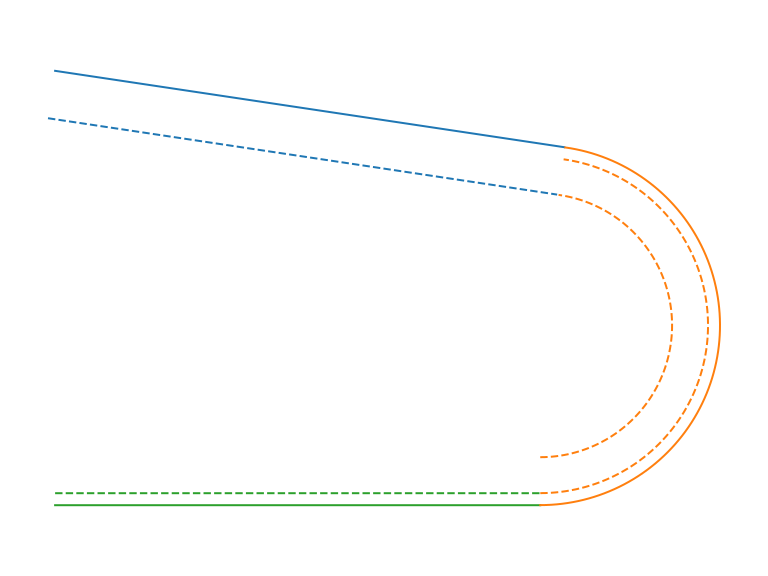

Write the Python code that produced this figure.
import matplotlib.pyplot as plt
import numpy as np

fig, ax = plt.subplots(figsize=(7,5))
ax.set_aspect("equal", "box")
ax.axis("off")

def gamma1(t):
	lo, hi = 0.85, 0.935
	s = (hi-lo)*t+lo

	return np.array([s, -0.15*s])

def gamma2(t):
	lo, hi = 0.85, 0.931
	s = (hi-lo)*t+lo

	return np.array([s, -0.2])

def gamma3(t):
	center = np.array([0.931,-0.17])
	radius = 0.2+center[1]

	lo, hi = -90, 82

	lp = lo*np.pi/180
	hp = hi*np.pi/180

	s = (hp-lp)*t+lp
	return radius*np.array([np.cos(s), np.sin(s)])+center


def grad(gamma, t):
	eps = 0.001
	if t+eps > 1:
		eps = -eps

	return (gamma(t+eps)-gamma(t))/eps

def normal(point):
	return np.array([-point[1], point[0]])

def norm(point):
	return np.sqrt(point[0]**2 + point[1]**2)

def offset(gamma, distance, t):
	p = gamma(t)
	n = normal(grad(gamma, t))
	n = n/norm(n)

	return p+distance*n

def interpolation_offset(gamma, distanceStart, distanceEnd, t):
	p = gamma(t)
	n = normal(grad(gamma, t))
	n = n/norm(n)

	return p+((1-t)*distanceStart+t*distanceEnd)*n

def plot_points(points, color = "blue", f = True):
	xs = [p[0] for p in points]
	ys = [p[1] for p in points]

	if f:
		plt.plot(xs, ys, '-', color = color)
	else:
		plt.plot(xs, ys, '--', color = color)

ts = np.linspace(0, 1, 100)

g1p = np.array([gamma1(t) for t in ts])
g2p = np.array([gamma2(t) for t in ts])

g3p = np.array([gamma3(t) for t in ts])


o1 = 0.008
o2 = 0.003

o1p = np.array([offset(gamma1, -o1, t) for t in ts])
o2p = np.array([offset(gamma2, +o2, t) for t in ts])
o3p = np.array([interpolation_offset(gamma3, +o2, +o1, t) for t in ts])

plot_points(g1p, "tab:blue")
plot_points(g2p, "tab:green")
plot_points(g3p, "tab:orange")

plot_points(o1p, "tab:blue", False)
plot_points(o2p, "tab:green", False)
plot_points(o3p, "tab:orange", False)

plt.tight_layout()

plt.savefig("linearInterpolationOffset.svg")
plt.show()